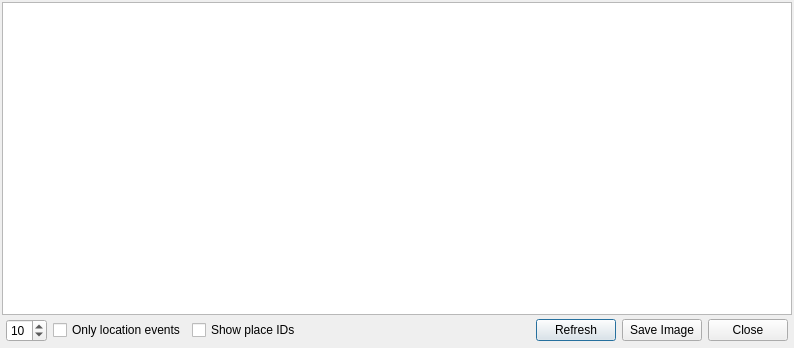
<?xml version="1.0" encoding="UTF-8"?>
<ui version="4.0">
 <class>RCVisualizerClass</class>
 <widget class="QDialog" name="RCVisualizerClass">
  <property name="geometry">
   <rect>
    <x>0</x>
    <y>0</y>
    <width>794</width>
    <height>348</height>
   </rect>
  </property>
  <property name="windowTitle">
   <string>RCVisualizer</string>
  </property>
  <layout class="QVBoxLayout" name="verticalLayout">
   <property name="spacing">
    <number>0</number>
   </property>
   <property name="margin">
    <number>2</number>
   </property>
   <item>
    <widget class="QGraphicsView" name="graphicsView"/>
   </item>
   <item>
    <layout class="QHBoxLayout" name="horizontalLayout">
     <property name="margin">
      <number>4</number>
     </property>
     <item>
      <widget class="QSpinBox" name="widthSpinBox">
       <property name="maximum">
        <number>20</number>
       </property>
       <property name="value">
        <number>10</number>
       </property>
      </widget>
     </item>
     <item>
      <widget class="QCheckBox" name="locationEventsCheckBox">
       <property name="text">
        <string>Only location events</string>
       </property>
      </widget>
     </item>
     <item>
      <widget class="QCheckBox" name="placesCheckBox">
       <property name="text">
        <string>Show place IDs</string>
       </property>
      </widget>
     </item>
     <item>
      <spacer name="horizontalSpacer">
       <property name="orientation">
        <enum>Qt::Horizontal</enum>
       </property>
       <property name="sizeHint" stdset="0">
        <size>
         <width>40</width>
         <height>20</height>
        </size>
       </property>
      </spacer>
     </item>
     <item>
      <widget class="QPushButton" name="refreshButton">
       <property name="text">
        <string>Refresh</string>
       </property>
       <property name="icon">
        <iconset resource="../resources.qrc">
         <normaloff>:/icons/icons/reload.png</normaloff>:/icons/icons/reload.png</iconset>
       </property>
      </widget>
     </item>
     <item>
      <widget class="QPushButton" name="saveImageButton">
       <property name="text">
        <string>Save Image</string>
       </property>
       <property name="icon">
        <iconset resource="../resources.qrc">
         <normaloff>:/icons/icons/filesave.png</normaloff>:/icons/icons/filesave.png</iconset>
       </property>
      </widget>
     </item>
     <item>
      <widget class="QPushButton" name="closeButton">
       <property name="text">
        <string>Close</string>
       </property>
       <property name="icon">
        <iconset resource="../resources.qrc">
         <normaloff>:/icons/icons/dialog-close.png</normaloff>:/icons/icons/dialog-close.png</iconset>
       </property>
      </widget>
     </item>
    </layout>
   </item>
  </layout>
 </widget>
 <layoutdefault spacing="6" margin="11"/>
 <resources>
  <include location="../resources.qrc"/>
 </resources>
 <connections>
  <connection>
   <sender>closeButton</sender>
   <signal>clicked()</signal>
   <receiver>RCVisualizerClass</receiver>
   <slot>accept()</slot>
   <hints>
    <hint type="sourcelabel">
     <x>482</x>
     <y>279</y>
    </hint>
    <hint type="destinationlabel">
     <x>396</x>
     <y>173</y>
    </hint>
   </hints>
  </connection>
  <connection>
   <sender>locationEventsCheckBox</sender>
   <signal>toggled(bool)</signal>
   <receiver>refreshButton</receiver>
   <slot>click()</slot>
   <hints>
    <hint type="sourcelabel">
     <x>132</x>
     <y>328</y>
    </hint>
    <hint type="destinationlabel">
     <x>564</x>
     <y>328</y>
    </hint>
   </hints>
  </connection>
  <connection>
   <sender>placesCheckBox</sender>
   <signal>toggled(bool)</signal>
   <receiver>refreshButton</receiver>
   <slot>click()</slot>
   <hints>
    <hint type="sourcelabel">
     <x>263</x>
     <y>328</y>
    </hint>
    <hint type="destinationlabel">
     <x>564</x>
     <y>328</y>
    </hint>
   </hints>
  </connection>
 </connections>
</ui>
